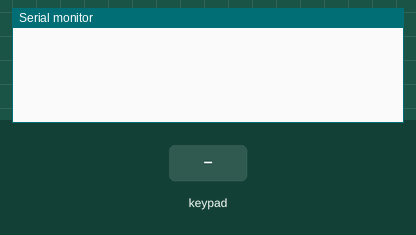
Simulated run of this sketch. Board: Arduino Uno, built with avr-gcc and run on an emulated ATmega328P. Shown: the last lines printed to the serial monitor. Inputs (shaded band) come from the test bench.

Above: at 1.2 s.
1.3 s: key '1' pressed
At 1.7 s:
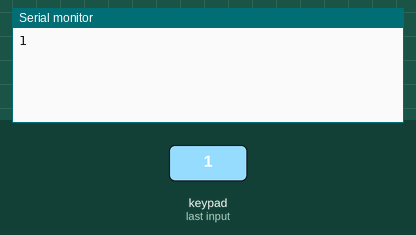
2.8 s: keypad keys 2 3 4 5 # pressed 0.4 s apart
At 5.4 s:
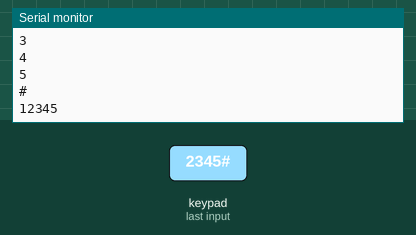
6.3 s: key 'A' pressed
At 7.5 s:
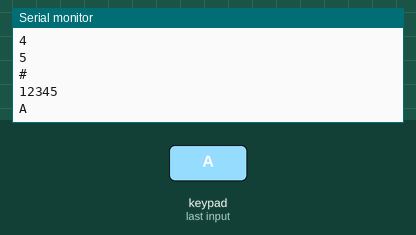
7.8 s: keypad keys 2 3 4 5 * pressed 0.4 s apart
At 10.0 s:
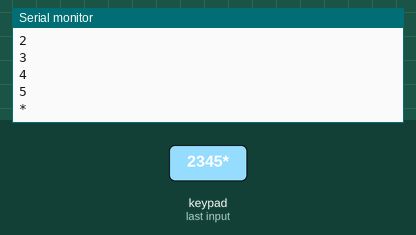
11.3 s: key 'B' pressed
At 12.5 s:
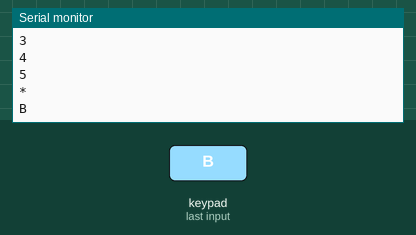
12.8 s: keypad keys 2 3 4 5 D pressed 0.4 s apart
At 15.1 s:
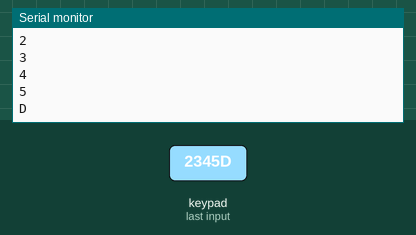
Timing chart, 0 to 16.6 s (numbered marks = the images above; inputs shaded):
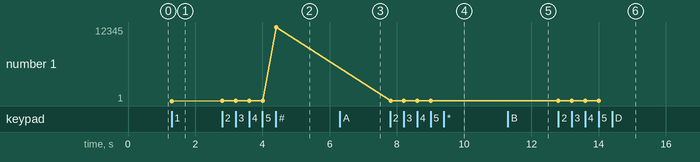

Measured:
- after the input at 1.3 s, the serial monitor: prints a new line at once (image 1)
- after the input at 2.8 s, the serial monitor: prints a new line at once (image 2)
- after the input at 6.3 s, the serial monitor: prints a new line at once (image 3)
- after the input at 7.8 s, the serial monitor: prints a new line at once (image 4)
- after the input at 11.3 s, the serial monitor: prints a new line at once (image 5)
- after the input at 12.8 s, the serial monitor: prints a new line at once (image 6)
- plotted number 1: 1 → 12345 after the input at 2.8 s, 12345 → 5 after the input at 7.8 s

The sketch:

lab4-2.ino
```cpp
// 以模組Keypad鍵入資料，將值暫存在buffer中，按下#會將之前輸入的字元依序傳輸至serial monitor。
#include <Keypad.h>  //引用Keypad函式庫
#define KEY_ROWS 4   //按鍵模組的列數
#define KEY_COLS 4   //按鍵模組的行數

byte colPins[4] = {2, 3, 4, 5};
byte rowPins[4] = {A0, A1, A2, A3};
char keymap[KEY_ROWS][KEY_COLS] = {
    {'1', '2', '3', 'A'},
    {'4', '5', '6', 'B'},
    {'7', '8', '9', 'C'},
    {'*', '0', '#', 'D'}};
Keypad myKeypad(makeKeymap(keymap), rowPins, colPins, KEY_ROWS, KEY_COLS);

char buffer[1000];
int count = 0;  //指向存到第幾位數的指針

void setup() {
    Serial.begin(9600);
}

void loop() {
    //透過Keypad函式庫裡的getkey()方法讀取按鍵的字元
    char key = myKeypad.getKey();

    //若有按鍵按下則顯示按下的字元
    if (key) {
        Serial.println(key);
        buffer[count] = key;
        count++;

        //print serise of char
        if (key == '#') {
            for (int i = 0; i < count - 1; i++) {
                Serial.print(buffer[i]);
            }
            Serial.println();
            count = 0;
        }
    }
}
```
